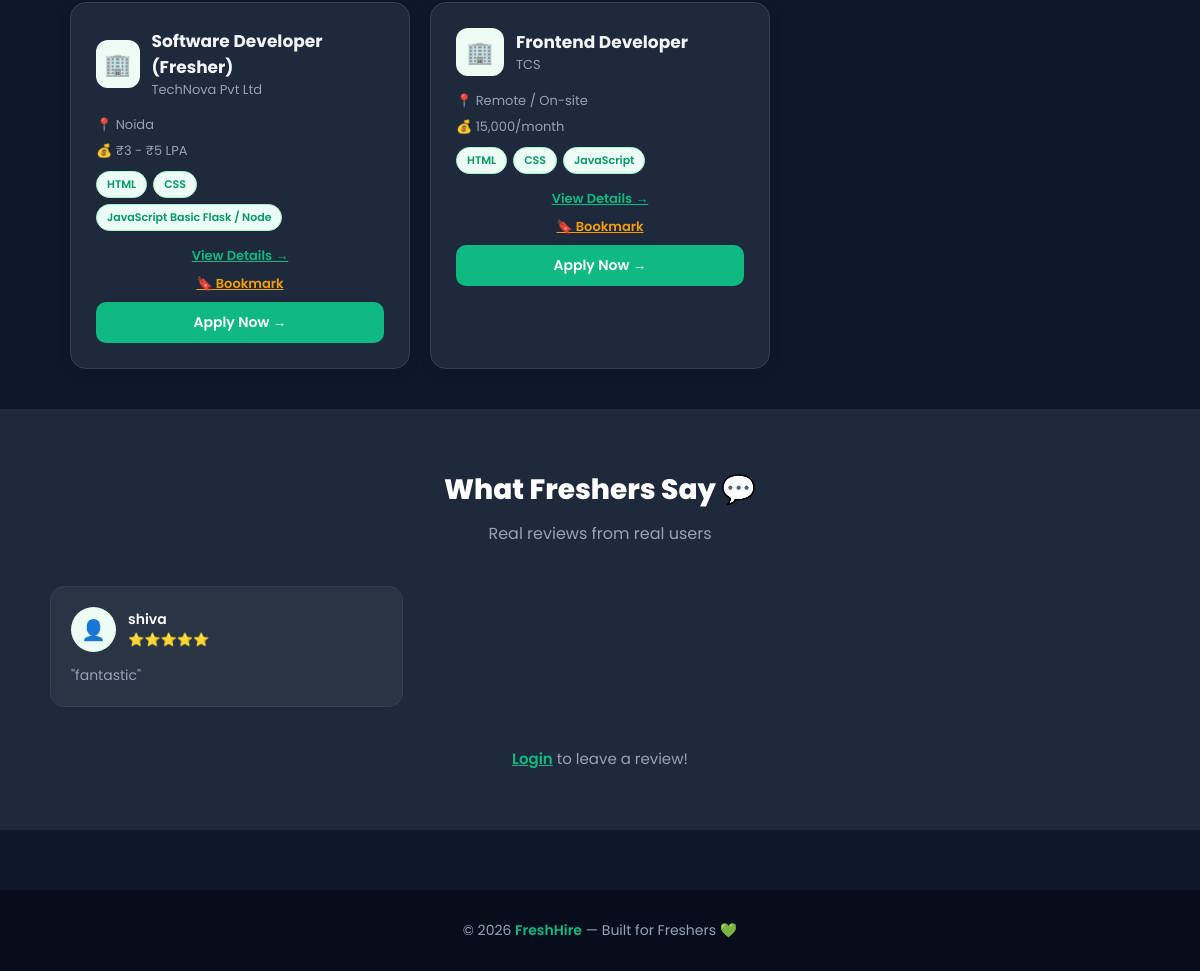
The app's page / (lower part), older data.
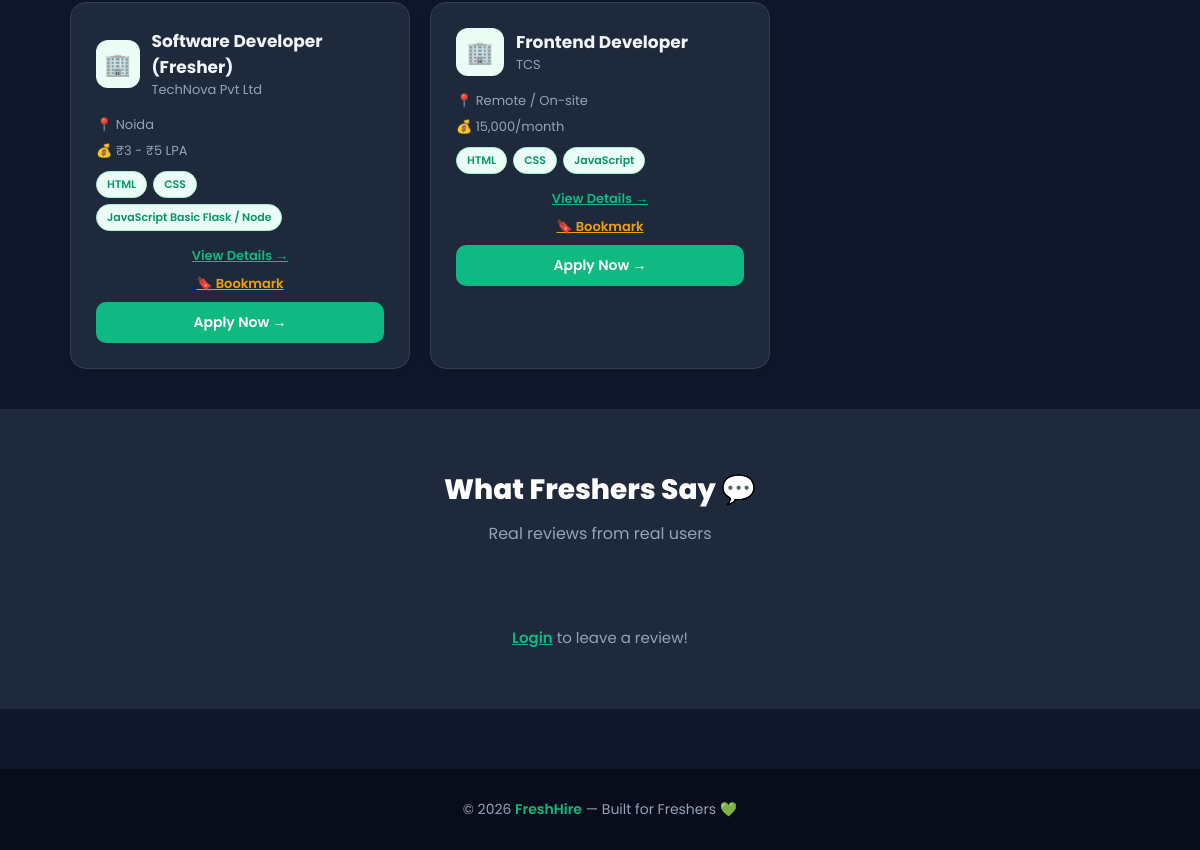
The same page, newer data.
### tables this page shows
CREATE TABLE jobs (
    id               INTEGER PRIMARY KEY AUTOINCREMENT,
    posted_by        INTEGER,
    job_title        TEXT,
    company          TEXT,
    location         TEXT,
    description      TEXT,
    required_skills  TEXT,
    salary           TEXT,
    apply_link       TEXT
);

CREATE TABLE reviews (id INTEGER PRIMARY KEY AUTOINCREMENT, reviewer_id INTEGER, message TEXT, rating INTEGER, created_at TEXT);

CREATE TABLE users (
    id         INTEGER PRIMARY KEY AUTOINCREMENT,
    first_name TEXT NOT NULL,
    last_name  TEXT,
    email      TEXT UNIQUE NOT NULL,
    username   TEXT UNIQUE NOT NULL,
    password   TEXT NOT NULL
, role TEXT DEFAULT fresher, phone TEXT);

### app.py (the view)
@app.route("/")
def home():
    conn = get_db()
    keyword  = request.args.get("keyword", "")
    location = request.args.get("location", "")
    query  = "SELECT * FROM jobs WHERE 1=1"
    params = []
    if keyword.strip():
        query += " AND (job_title LIKE ? OR required_skills LIKE ?)"
        params.extend([f"%{keyword}%", f"%{keyword}%"])
    if location.strip():
        query += " AND location LIKE ?"
        params.append(f"%{location}%")
    query += " ORDER BY id DESC"
    jobs = conn.execute(query, params).fetchall()
    try:
        reviews = conn.execute("""
            SELECT reviews.*, users.first_name FROM reviews
            JOIN users ON reviews.reviewer_id = users.id
            ORDER BY reviews.id DESC LIMIT 6
        """).fetchall()
    except:
        reviews = []
    conn.close()
    return render_template("index.html", jobs=jobs, reviews=reviews)

### app.py (called while the page is built, shortened)
def get_db():
    conn = sqlite3.connect("freshhire.db")
    conn.row_factory = sqlite3.Row
    return conn

@app.context_processor
def inject_globals():
    notif_count = 0
    return {"notif_count": notif_count}

### templates/index.html (shortened to what the changed rows need)
<!DOCTYPE html>
<html>
<head>
    <link rel="stylesheet" href="/static/style.css">
</head>
<body>
<div class="container">
    <div class="cards-grid">
        {% for job in jobs %}
        <div class="card">
            <div style="display:flex; align-items:center; gap:12px; margin-bottom:15px;">
                <div style="width:48px; height:48px; background:#ecfdf5; border-radius:12px; display:flex; align-items:center; justify-content:center; font-size:22px;">🏢</div>
                <div>
                    <h3 style="margin:0; font-size:17px;">{{ job.job_title }}</h3>
                    <p style="margin:0; color:#94a3b8; font-size:13px;">{{ job.company }}</p>
                </div>
            </div>
            <p style="font-size:13px; color:#64748b; margin-bottom:6px;">📍 {{ job.location }}</p>
            <p style="font-size:13px; color:#64748b; margin-bottom:10px;">💰 {{ job.salary }}</p>
            {% if job.required_skills %}
            <div style="display:flex; flex-wrap:wrap; gap:6px; margin-bottom:15px;">
                {% for skill in job.required_skills.split(',') %}
                <span style="background:#ecfdf5; color:#059669; padding:4px 10px; border-radius:20px; font-size:11px; border:1px solid #a7f3d0; font-weight:600;">{{ skill.strip() }}</span>
                {% endfor %}
            </div>
            {% endif %}
            <a href="/job/{{ job.id }}" style="display:block; text-align:center; margin-bottom:8px; color:#10b981; font-size:13px; font-weight:600;">View Details →</a>
            <a href="/bookmark/{{ job.id }}" style="display:block; text-align:center; margin-bottom:8px; color:#f59e0b; font-size:13px; font-weight:600;">🔖 Bookmark</a>
            {% if job.apply_link %}
            <a href="/apply/{{ job.id }}" class="btn" style="width:100%; text-align:center; display:block;">Apply Now →</a>
            {% endif %}
        </div>
        {% endfor %}
    </div>
</div>
<div style="background:#1e293b; padding:60px 20px; margin-top:40px;">
    <div style="max-width:1100px; margin:0 auto;">
        <h2 style="text-align:center; color:white; font-size:28px; font-weight:800; margin-bottom:10px;">What Freshers Say 💬</h2>
        <div style="display:grid; grid-template-columns:repeat(auto-fill, minmax(280px, 1fr)); gap:20px; margin-bottom:40px;">
            {% for review in reviews %}
            <div style="background:rgba(255,255,255,0.05); border:1px solid #334155; border-radius:14px; padding:20px;">
                <div style="display:flex; align-items:center; gap:12px; margin-bottom:12px;">
                    <div style="width:45px; height:45px; background:#ecfdf5; border-radius:50%; display:flex; align-items:center; justify-content:center; font-size:20px;">👤</div>
                    <div>
                        <p style="color:white; font-weight:600; margin:0; font-size:14px;">{{ review.first_name }}</p>
                        <p style="color:#10b981; margin:0; font-size:13px;">
                            {% for i in range(review.rating) %}⭐{% endfor %}
                        </p>
                    </div>
                </div>
                <p style="color:#94a3b8; font-size:14px; line-height:1.6; margin:0;">"{{ review.message }}"</p>
            </div>
            {% endfor %}
        </div>
    </div>
</div>
</body>
</html>

Row changes from the older to the newer data that the page shows:
removed reviews: first_name "shiva", rating 5 (drawn), message "fantastic"
